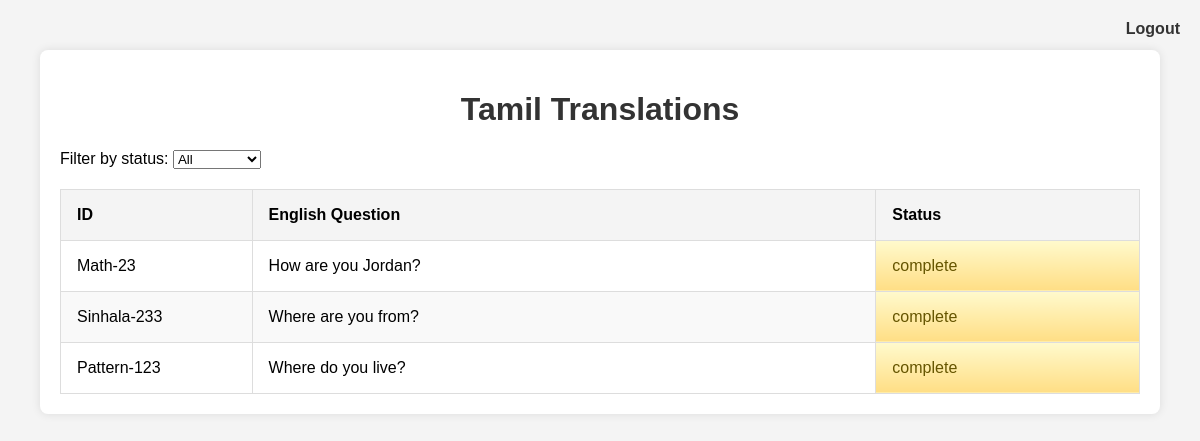
The app's page /tamil_translator_dashboard/ (signed in) with its own data.
### dashboard/models.py (models this page shows, shortened)
class Question(models.Model):
    question_id = models.CharField(max_length=20, unique=True, blank=True, null=True)
    answer_index = models.IntegerField()
    area = models.CharField(max_length=100)
    image_in_question = models.BooleanField(default=False)
    q_image_description = models.TextField(blank=True, null=True)
    image_in_answers = models.BooleanField(default=False)
    english_question = models.TextField()
    english_answer1 = models.TextField()
    english_answer2 = models.TextField()
    english_answer3 = models.TextField()
    description_of_answer_image1 = models.TextField(blank=True, null=True)
    description_of_answer_image2 = models.TextField(blank=True, null=True)
    description_of_answer_image3 = models.TextField(blank=True, null=True)
    v_text = models.TextField()
    v_image_steps = models.TextField()
    a_text = models.TextField()
    k_text = models.TextField()
    sinhala_question = models.TextField(blank=True, null=True)
    sinhala_answer1 = models.TextField(blank=True, null=True)
    sinhala_answer2 = models.TextField(blank=True, null=True)
    sinhala_answer3 = models.TextField(blank=True, null=True)
    sinhala_v_text = models.TextField(blank=True, null=True)
    sinhala_a_text = models.TextField(blank=True, null=True)
    sinhala_k_text = models.TextField(blank=True, null=True)
    tamil_question = models.TextField(blank=True, null=True)
    tamil_answer1 = models.TextField(blank=True, null=True)
    tamil_answer2 = models.TextField(blank=True, null=True)
    tamil_answer3 = models.TextField(blank=True, null=True)
    tamil_v_text = models.TextField(blank=True, null=True)
    tamil_a_text = models.TextField(blank=True, null=True)
    tamil_k_text = models.TextField(blank=True, null=True)
    question_image_illustration = models.ImageField(upload_to='illustrations/', blank=True, null=True)
    answer1_image_illustration = models.ImageField(upload_to='illustrations/', blank=True, null=True)
    answer2_image_illustration = models.ImageField(upload_to='illustrations/', blank=True, null=True)
    answer3_image_illustration = models.ImageField(upload_to='illustrations/', blank=True, null=True)
    visual_instructions_illustration = models.ImageField(upload_to='illustrations/', blank=True, null=True)
    sinhala_status = models.CharField(max_length=20, choices=[
        ('incomplete', 'Incomplete'),
        ('complete', 'Complete'),
        ('approved', 'Approved')
    ], default='incomplete')
    tamil_status = models.CharField(max_length=20, choices=[
        ('incomplete', 'Incomplete'),
        ('complete', 'Complete'),
        ('approved', 'Approved')
    ], default='incomplete')
    illustrator_status = models.CharField(max_length=20, choices=[
        ('incomplete', 'Incomplete'),
        ('complete', 'Complete'),
        ('approved', 'Approved')
    ], default='incomplete')
    proofreader_status = models.CharField(max_length=20, choices=[
        ('incomplete', 'Incomplete'),
        ('complete', 'Complete'),
        ('approved', 'Approved'),
        ('pending', 'Pending')
    ], default='incomplete')

### dashboard/views.py (the view)
# urls.py: path('tamil_translator_dashboard/', views.tamil_translator_dashboard, name='tamil_translator_dashboard'),
@login_required
def tamil_translator_dashboard(request):
    questions = Question.objects.all()
    return render(request, 'dashboard/tamil_translator_dashboard.html', {'questions': questions})

### dashboard/templates/dashboard/tamil_translator_dashboard.html (shortened to what this page needs)
<!DOCTYPE html>
<html lang="en">
<head>
    {% load static %}
    <link rel="stylesheet" href="{% static 'dashboard/css/sinhala_translator_dashboard.css' %}">
</head>
<body>
    <a href="{% url 'logout' %}?next=/accounts/login/" class="logout">Logout</a>
    <div class="container">
        <h1>Tamil Translations</h1>
        <label for="statusFilter">Filter by status:</label>
        <select id="statusFilter">
            <option value="all">All</option>
        </select>
        <table>
            <thead>
                <tr>
                    <th>ID</th>
                    <th>English Question</th>
                    <th>Status</th>
                </tr>
            </thead>
            <tbody>
                {% for question in questions %}
                <tr data-url="{% url 'tamil_editing_interface' question.id %}">
                    <td>{{ question.question_id }}</td>
                    <td>{{ question.english_question }}</td>
                    <td class="status-{{ question.tamil_status|lower }}">{{ question.tamil_status }}</td>
                </tr>
                {% endfor %}
            </tbody>
        </table>
    </div>
</body>
</html>

### MSQ_generator/static/dashboard/css/sinhala_translator_dashboard.css (style rules this page uses)
body { font-family: Arial, sans-serif; background-color: #f4f4f4; margin: 0; padding: 0; display: flex; flex-direction: column; min-height: 100vh; cursor: url(http://www.rw-designer.com/cursor-extern.php?id=1544), auto !important; }
.container { width: 90%; max-width: 1200px; margin: 50px auto; padding: 20px; background-color: #fff; box-shadow: 0 0 10px rgba(0, 0, 0, 0.1); border-radius: 8px; }
.logout { position: absolute; top: 20px; right: 20px; text-decoration: none; color: #333; font-weight: bold; }
h1 { text-align: center; color: #333; }
table { width: 100%; border-collapse: collapse; margin-top: 20px; }
th, td { padding: 16px; border: 1px solid #ddd; text-align: left; vertical-align: top; word-wrap: break-word; }
th { background-color: #f4f4f4; }
.status-complete { background: linear-gradient(to bottom, #fffacd, #ffde85); color: #665500; }
th, td { padding: 16px; border: 1px solid #ddd; text-align: left; vertical-align: top; word-wrap: break-word; min-width: 200px; }
th:nth-child(1), td:nth-child(1) { min-width: 100px; }
th:nth-child(2), td:nth-child(2) { min-width: 400px; }
th:nth-child(3), td:nth-child(3) { min-width: 150px; }
tbody tr:nth-child(odd) { background-color: #ffffff; }
tbody tr:nth-child(even) { background-color: #f9f9f9; }

### records on screen
Question: question_id "Math-23", english_question "How are you Jordan?", tamil_status "complete"
Question: question_id "Sinhala-233", english_question "Where are you from?", tamil_status "complete"
Question: question_id "Pattern-123", english_question "Where do you live?", tamil_status "complete"
